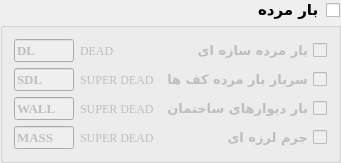
                <widget class="QGroupBox" name="grBox_T1_GB1_1">
                 <property name="minimumSize">
                  <size>
                   <width>250</width>
                   <height>0</height>
                  </size>
                 </property>
                 <property name="font">
                  <font>
                   <family>B Nazanin</family>
                   <pointsize>11</pointsize>
                   <weight>75</weight>
                   <bold>true</bold>
                  </font>
                 </property>
                 <property name="layoutDirection">
                  <enum>Qt::RightToLeft</enum>
                 </property>
                 <property name="title">
                  <string>بار مرده</string>
                 </property>
                 <property name="checkable">
                  <bool>true</bool>
                 </property>
                 <property name="checked">
                  <bool>false</bool>
                 </property>
                 <layout class="QGridLayout" name="gridLayout_11">
                  <item row="0" column="0">
                   <widget class="QCheckBox" name="chBox_T1_GB1_GB1_1">
                    <property name="font">
                     <font>
                      <family>B Nazanin</family>
                      <pointsize>10</pointsize>
                      <weight>75</weight>
                      <bold>true</bold>
                     </font>
                    </property>
                    <property name="text">
                     <string>بار مرده سازه ای</string>
                    </property>
                    <property name="checked">
                     <bool>false</bool>
                    </property>
                   </widget>
                  </item>
                  <item row="1" column="0">
                   <widget class="QCheckBox" name="chBox_T1_GB1_GB1_2">
                    <property name="font">
                     <font>
                      <family>B Nazanin</family>
                      <pointsize>10</pointsize>
                      <weight>75</weight>
                      <bold>true</bold>
                     </font>
                    </property>
                    <property name="text">
                     <string>سربار بار مرده کف ها</string>
                    </property>
                    <property name="checked">
                     <bool>false</bool>
                    </property>
                   </widget>
                  </item>
                  <item row="1" column="1">
                   <widget class="QLabel" name="label_15">
                    <property name="font">
                     <font>
                      <family>Times New Roman</family>
                      <pointsize>9</pointsize>
                      <weight>50</weight>
                      <bold>false</bold>
                     </font>
                    </property>
                    <property name="text">
                     <string>SUPER DEAD</string>
                    </property>
                   </widget>
                  </item>
                  <item row="1" column="2">
                   <widget class="QLineEdit" name="liEdit_T1_GB1_GB1_2">
                    <property name="minimumSize">
                     <size>
                      <width>50</width>
                      <height>0</height>
                     </size>
                    </property>
                    <property name="maximumSize">
                     <size>
                      <width>60</width>
                      <height>16777215</height>
                     </size>
                    </property>
                    <property name="font">
                     <font>
                      <family>Times New Roman</family>
                      <pointsize>10</pointsize>
                      <weight>75</weight>
                      <bold>true</bold>
                     </font>
                    </property>
                    <property name="text">
                     <string>SDL</string>
                    </property>
                   </widget>
                  </item>
                  <item row="3" column="0">
                   <widget class="QCheckBox" name="chBox_T1_GB1_GB1_4">
                    <property name="font">
                     <font>
                      <family>B Nazanin</family>
                      <pointsize>10</pointsize>
                      <weight>75</weight>
                      <bold>true</bold>
                     </font>
                    </property>
                    <property name="text">
                     <string>جرم لرزه ای</string>
                    </property>
                    <property name="checked">
                     <bool>false</bool>
                    </property>
                   </widget>
                  </item>
                  <item row="3" column="2">
                   <widget class="QLineEdit" name="liEdit_T1_GB1_GB1_4">
                    <property name="minimumSize">
                     <size>
                      <width>50</width>
                      <height>0</height>
                     </size>
                    </property>
                    <property name="maximumSize">
                     <size>
                      <width>60</width>
                      <height>16777215</height>
                     </size>
                    </property>
                    <property name="font">
                     <font>
                      <family>Times New Roman</family>
                      <pointsize>10</pointsize>
                      <weight>75</weight>
                      <bold>true</bold>
                     </font>
                    </property>
                    <property name="text">
                     <string>MASS</string>
                    </property>
                   </widget>
                  </item>
                  <item row="2" column="2">
                   <widget class="QLineEdit" name="liEdit_T1_GB1_GB1_3">
                    <property name="minimumSize">
                     <size>
                      <width>50</width>
                      <height>0</height>
                     </size>
                    </property>
                    <property name="maximumSize">
                     <size>
                      <width>60</width>
                      <height>16777215</height>
                     </size>
                    </property>
                    <property name="font">
                     <font>
                      <family>Times New Roman</family>
                      <pointsize>10</pointsize>
                      <weight>75</weight>
                      <bold>true</bold>
                     </font>
                    </property>
                    <property name="text">
                     <string>WALL</string>
                    </property>
                   </widget>
                  </item>
                  <item row="3" column="1">
                   <widget class="QLabel" name="label_16">
                    <property name="font">
                     <font>
                      <family>Times New Roman</family>
                      <pointsize>9</pointsize>
                      <weight>50</weight>
                      <bold>false</bold>
                     </font>
                    </property>
                    <property name="text">
                     <string>SUPER DEAD</string>
                    </property>
                   </widget>
                  </item>
                  <item row="2" column="1">
                   <widget class="QLabel" name="label_17">
                    <property name="font">
                     <font>
                      <family>Times New Roman</family>
                      <pointsize>9</pointsize>
                      <weight>50</weight>
                      <bold>false</bold>
                     </font>
                    </property>
                    <property name="text">
                     <string>SUPER DEAD</string>
                    </property>
                   </widget>
                  </item>
                  <item row="2" column="0">
                   <widget class="QCheckBox" name="chBox_T1_GB1_GB1_3">
                    <property name="font">
                     <font>
                      <family>B Nazanin</family>
                      <pointsize>10</pointsize>
                      <weight>75</weight>
                      <bold>true</bold>
                     </font>
                    </property>
                    <property name="text">
                     <string>بار دیوارهای ساختمان</string>
                    </property>
                    <property name="checked">
                     <bool>false</bool>
                    </property>
                   </widget>
                  </item>
                  <item row="0" column="2">
                   <widget class="QLineEdit" name="liEdit_T1_GB1_GB1_1">
                    <property name="minimumSize">
                     <size>
                      <width>50</width>
                      <height>0</height>
                     </size>
                    </property>
                    <property name="maximumSize">
                     <size>
                      <width>60</width>
                      <height>16777215</height>
                     </size>
                    </property>
                    <property name="font">
                     <font>
                      <family>Times New Roman</family>
                      <pointsize>10</pointsize>
                      <weight>75</weight>
                      <bold>true</bold>
                     </font>
                    </property>
                    <property name="text">
                     <string>DL</string>
                    </property>
                   </widget>
                  </item>
                  <item row="0" column="1">
                   <widget class="QLabel" name="label_18">
                    <property name="font">
                     <font>
                      <family>Times New Roman</family>
                      <pointsize>9</pointsize>
                      <weight>50</weight>
                      <bold>false</bold>
                     </font>
                    </property>
                    <property name="text">
                     <string>DEAD</string>
                    </property>
                   </widget>
                  </item>
                 </layout>
                </widget>
